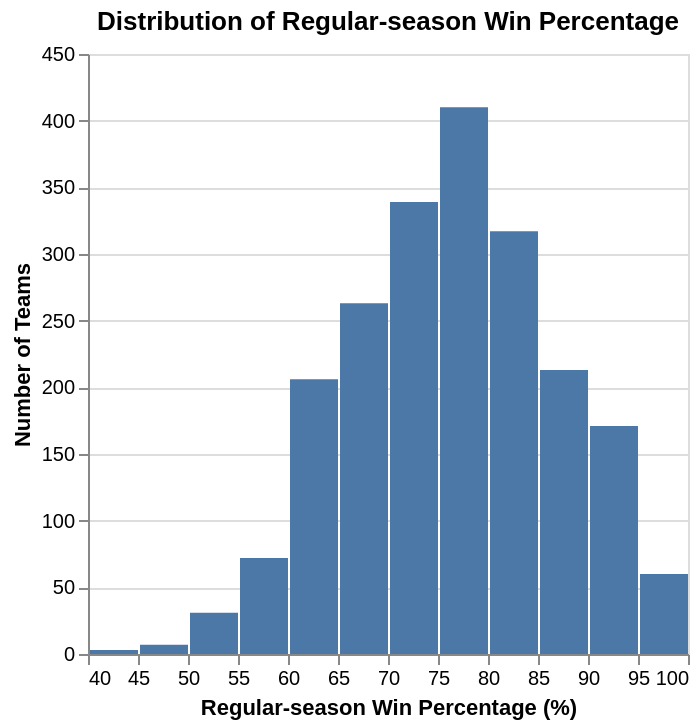

Write notebook code for a chart like this one.
### Markdown cell above
<div style="background-color: #f0f0f0; padding: 10px;">
    
#### Task 4.4: Plot the distribution of two relevant variables in the raw data (4 points)

- Use `altair` to plot the distribution of one of the numeric variables in your tidied data set.

- Use `altair` to create a visualization showing the relative proportions of each category/level for one of categorical variable in your tidied data set. 

- Clearly label the variable that is being plotted in each plot.

*Notes:* 
- *Be sure the output is as clear as possible, provide an English title along with readable x and y column names*

- *You may also add more code cells to this section*

</div>

### Code cell
import altair as alt

# Create a histogram showing the distribution of regular season win percentage
win_pct_distribution = alt.Chart(predict_data).mark_bar().encode(
    x=alt.X("reg_wins_pct")
        .bin(maxbins=20)
        .title("Regular-season Win Percentage (%)"),
    y=alt.Y("count()")
        .title("Number of Teams")
).properties(
    title="Distribution of Regular-season Win Percentage"
)

win_pct_distribution

### Figure 1 — Vega-Lite specification as saved in the notebook (floating-point values rounded to 4 significant figures; data arrays with more than 128 entries replaced by an {"elided": "..."} marker saying what was removed)
{"config": {"view": {"continuousWidth": 300, "continuousHeight": 300}}, "data": {"name": "data-e32d0a27e225d41f4f16789e0f7260e4"}, "mark": {"type": "bar"}, "encoding": {"x": {"bin": {"maxbins": 20}, "field": "reg_wins_pct", "title": "Regular-season Win Percentage (%)", "type": "quantitative"}, "y": {"aggregate": "count", "title": "Number of Teams", "type": "quantitative"}}, "title": "Distribution of Regular-season Win Percentage", "$schema": "https://vega.github.io/schema/vega-lite/v5.20.1.json", "datasets": {"data-e32d0a27e225d41f4f16789e0f7260e4": {"elided": "2092 records"}}}
